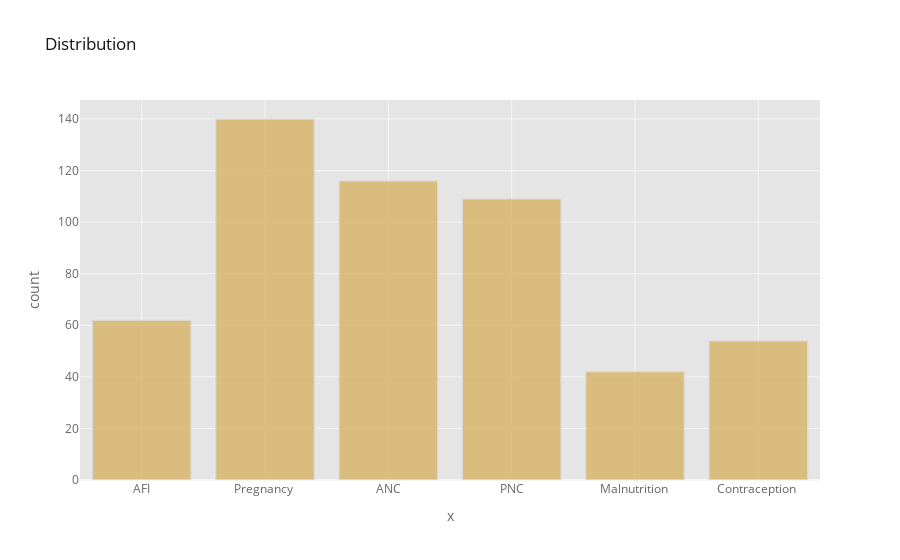

Notebook cell for this chart:
### Markdown cell above
Building Histogram

### Code cell
#building Histogram for categorical values or objects 
@interact 
def hist(x=list(cgdf.select_dtypes('object').columns),
                 #theme=list(cf.themes.THEMES.keys()), 
                 theme=list(cf.getThemes()), 
                 colorscale=list(cf.colors._scales_names.keys())):
    cgdf[x].iplot(kind='hist', x=x, mode='markers', xTitle='x',
                   yTitle='count', title='Distribution',
                   theme=theme, colorscale=colorscale)

### Figure 1 — Plotly figure (JSON) as saved in the notebook; plotly's stock layout.template omitted (floating-point values rounded to 4 significant figures; data arrays with more than 128 entries replaced by an {"elided": "..."} marker saying what was removed)
{"data": [{"histfunc": "count", "histnorm": "", "marker": {"color": "rgba(216, 179, 101, 1.0)", "line": {"color": "#D9D9D9", "width": 1.3}}, "name": "DiseaseName", "opacity": 0.8, "orientation": "v", "type": "histogram", "x": {"elided": "523 str values"}}], "layout": {"barmode": "overlay", "legend": {"bgcolor": "#FFFFFF", "font": {"color": "#666666"}}, "paper_bgcolor": "#FFFFFF", "plot_bgcolor": "#E5E5E5", "title": {"font": {"color": "#151516"}, "text": "Distribution"}, "xaxis": {"gridcolor": "#F6F6F6", "showgrid": true, "tickfont": {"color": "#666666"}, "title": {"font": {"color": "#666666"}, "text": "x"}, "zerolinecolor": "#F6F6F6"}, "yaxis": {"gridcolor": "#F6F6F6", "showgrid": true, "tickfont": {"color": "#666666"}, "title": {"font": {"color": "#666666"}, "text": "count"}, "zerolinecolor": "#F6F6F6"}}}
